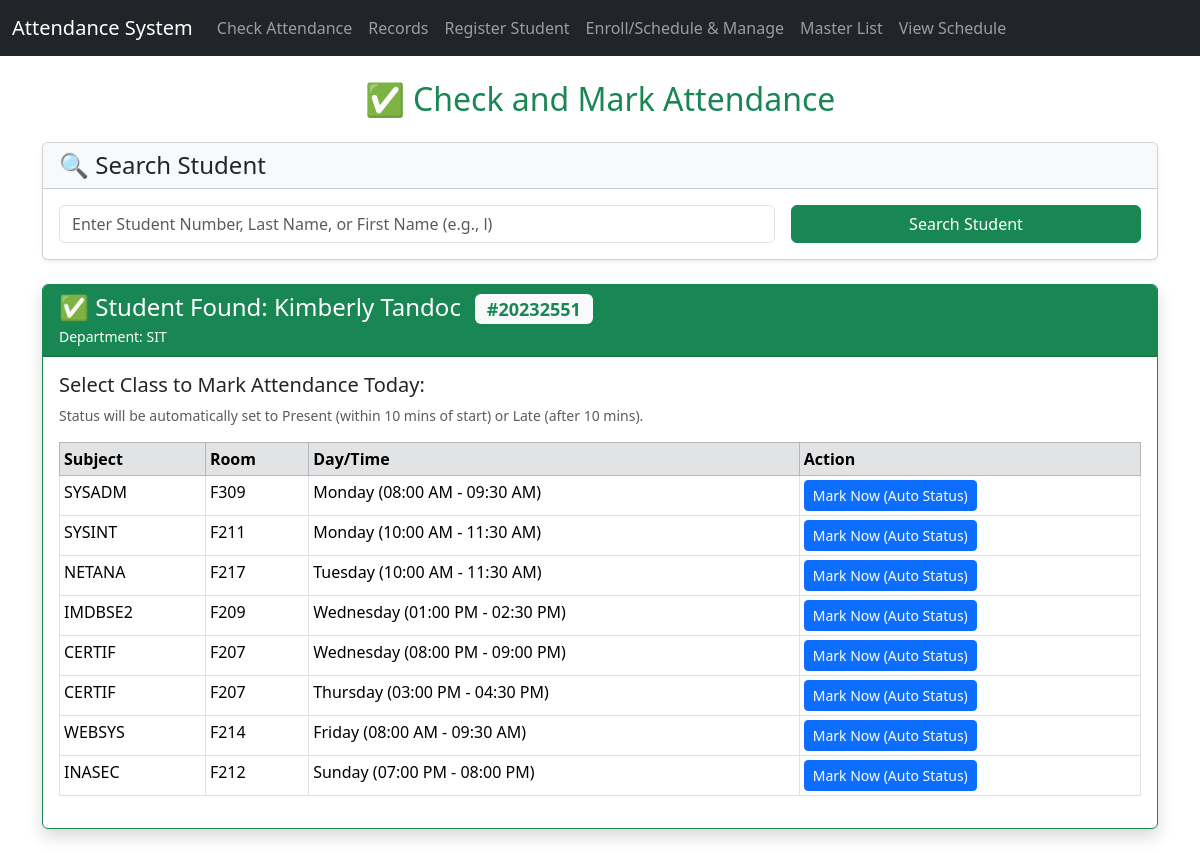
The app's page /mark_attendance.php?student_id=3 with its own data.
### tables this page shows
CREATE TABLE `student` (
  `ID` int(11) NOT NULL,
  `StudentNumber` varchar(50) DEFAULT NULL,
  `DepartmentID` int(11) DEFAULT NULL,
  `FirstName` varchar(50) DEFAULT NULL,
  `MiddleName` varchar(50) DEFAULT NULL,
  `LastName` varchar(50) DEFAULT NULL,
  `Suffix` varchar(10) DEFAULT NULL,
  `DateOfBirth` date DEFAULT NULL,
  `Sex` varchar(10) DEFAULT NULL,
  `YearLevel` int(11) DEFAULT NULL,
  `HouseNo` varchar(20) DEFAULT NULL,
  `Street` varchar(100) DEFAULT NULL,
  `Barangay` varchar(100) DEFAULT NULL,
  `Municipality` varchar(100) DEFAULT NULL,
  `Province` varchar(100) DEFAULT NULL,
  `Country` varchar(100) DEFAULT NULL,
  `ZIPCode` varchar(10) DEFAULT NULL
);

CREATE TABLE `department` (
  `DepartmentID` int(11) NOT NULL,
  `DepartmentName` varchar(100) NOT NULL
);

CREATE TABLE `student_subject_schedule` (
  `StudentScheduleID` int(11) NOT NULL,
  `StudentID` int(11) NOT NULL,
  `SubjectID` int(11) NOT NULL,
  `RoomID` int(11) NOT NULL,
  `DayOfWeek` enum('Monday','Tuesday','Wednesday','Thursday','Friday','Saturday','Sunday') NOT NULL,
  `StartTime` time NOT NULL,
  `EndTime` time NOT NULL
);

CREATE TABLE `subject` (
  `SubjectID` int(11) NOT NULL,
  `SubjectName` varchar(100) NOT NULL
);

CREATE TABLE `room` (
  `RoomID` int(11) NOT NULL,
  `RoomName` varchar(100) NOT NULL
);

### mark_attendance.php (the view, shortened to what this page needs)
<?php
require_once 'db_connect.php';
$search_term = $_GET['search'] ?? '';
$selected_student_id = $_GET['student_id'] ?? '';
$student = null;
$student_results = null;
if (!empty($selected_student_id)) {
    $sid = $conn->real_escape_string($selected_student_id);
    $student_sql = "SELECT s.*, d.DepartmentName
                    FROM student s
                    LEFT JOIN department d ON s.DepartmentID = d.DepartmentID
                    WHERE s.ID = '$sid'";
    $student_res = $conn->query($student_sql);
    $student = $student_res->fetch_assoc();
}
?>
<!DOCTYPE html>
<html lang="en">
<head>
    <link href="https://cdn.jsdelivr.net/npm/bootstrap@5.3.3/dist/css/bootstrap.min.css" rel="stylesheet">
</head>
<body>
    <?php include 'navbar.php'; ?>
    <div class="container mt-4">
        <h2 class="mb-4 text-center text-success">✅ Check and Mark Attendance</h2>
        <div class="card shadow-sm mb-4">
            <div class="card-header bg-light">
                <h4 class="mb-0">🔍 Search Student</h4>
            </div>
            <div class="card-body">
                <form method="GET" class="row g-3 align-items-center">
                    <div class="col-md-8">
                        <input type="text" class="form-control" name="search" placeholder="Enter Student Number, Last Name, or First Name (e.g., l)" required value="<?php echo htmlspecialchars($search_term); ?>">
                    </div>
                    <div class="col-md-4">
                        <button type="submit" class="btn btn-success w-100">Search Student</button>
                    </div>
                </form>
            </div>
        </div>
        <?php
        if ($student_results && $student_results->num_rows > 1):
        ?>
            <div class="alert alert-info">Multiple students matched '<?php echo htmlspecialchars($search_term); ?>'. Please select the correct student below.</div>
            <div class="table-responsive shadow-sm rounded mb-4">
                <table class="table table-striped table-hover table-sm mb-0">
                    <thead class="table-dark">
                        <tr>
                            <th>Student No.</th>
                            <th>Name</th>
                            <th>Department</th>
                            <th>Action</th>
                        </tr>
                    </thead>
                    <tbody>
                        <?php while ($row = $student_results->fetch_assoc()): ?>
                            <tr>
                                <td><?php echo htmlspecialchars($row['StudentNumber']); ?></td>
                                <td><?php echo htmlspecialchars($row['LastName'] . ', ' . $row['FirstName']); ?></td>
                                <td><?php echo htmlspecialchars($row['DepartmentName'] ?? 'N/A'); ?></td>
                                <td>
                                    <form method="GET" style="display:inline;">
                                        <input type="hidden" name="search" value="<?php echo htmlspecialchars($search_term); ?>">
                                        <input type="hidden" name="student_id" value="<?php echo htmlspecialchars($row['ID']); ?>">
                                        <button type="submit" class="btn btn-sm btn-info">Select</button>
                                    </form>
                                </td>
                            </tr>
                        <?php endwhile; ?>
                    </tbody>
                </table>
            </div>
        <?php
        elseif ($student):
        ?>
            <div class="card mb-4 shadow border-success">
                <div class="card-header bg-success text-white">
                    <h4 class="mb-0">✅ Student Found: <?php echo htmlspecialchars($student['FirstName'] . ' ' . $student['LastName']); ?>
                        <small class="badge bg-light text-success ms-2">#<?php echo $student['StudentNumber'] ?? 'N/A'; ?></small>
                    </h4>
                    <small>Department: <?php echo htmlspecialchars($student['DepartmentName'] ?? 'N/A'); ?></small>
                </div>
                <div class="card-body">
                    <h5>Select Class to Mark Attendance Today:</h5>
                    <p class="text-muted small">Status will be automatically set to Present (within 10 mins of start) or Late (after 10 mins).</p>
                    <?php
                    $sql_sched = "SELECT sss.StudentScheduleID, sss.SubjectID, sub.SubjectName, sss.DayOfWeek, sss.StartTime, sss.EndTime, r.RoomName
                                    FROM student_subject_schedule sss
                                    JOIN subject sub ON sss.SubjectID = sub.SubjectID
                                    JOIN room r ON sss.RoomID = r.RoomID
                                    WHERE sss.StudentID = {$student['ID']}
                                    ORDER BY FIELD(sss.DayOfWeek, 'Monday', 'Tuesday', 'Wednesday', 'Thursday', 'Friday', 'Saturday', 'Sunday'), sss.StartTime ASC";
                    $schedules = $conn->query($sql_sched);
                    if ($schedules->num_rows > 0) {
                        echo "<div class='table-responsive'>";
                        echo "<table class='table table-bordered table-sm'>";
                        echo "<thead class='table-secondary'><tr><th>Subject</th><th>Room</th><th>Day/Time</th><th>Action</th></tr></thead>";
                        echo "<tbody>";
                        while ($row = $schedules->fetch_assoc()) {
                            $time_in_display = date("h:i A", strtotime($row['StartTime']));
                            $time_out_display = date("h:i A", strtotime($row['EndTime']));
                            echo "<tr>";
                            echo "<td>{$row['SubjectName']}</td>";
                            echo "<td>{$row['RoomName']}</td>";
                            echo "<td>{$row['DayOfWeek']} ({$time_in_display} - {$time_out_display})</td>";
                            echo "<td>
                                        <form method='POST' class='d-flex align-items-center'>
                                            <input type='hidden' name='schedule_id' value='{$row['StudentScheduleID']}'>
                                            <input type='hidden' name='subject_id' value='{$row['SubjectID']}'>
                                            <input type='hidden' name='search' value='{$student['StudentNumber']}'>
                                            <button type='submit' name='mark_attendance' class='btn btn-sm btn-primary text-nowrap'>Mark Now (Auto Status)</button>
                                        </form>
                                        </td>";
                            echo "</tr>";
                        }
                        echo "</tbody></table>";
                        echo "</div>";
                    } else {
                        echo "<div class='alert alert-warning'>No schedule found for this student.</div>";
                    }
                    ?>
                </div>
            </div>
        <?php
        elseif (!empty($search_term)):
        ?>
            <div class='alert alert-danger'>Student with number/name '<strong><?php echo htmlspecialchars($search_term); ?></strong>' not found. Please check the Student Number or name.</div>
        <?php endif; ?>
    </div>
</body>
</html>

### records on screen
student: FirstName+LastName "Kimberly Tandoc", StudentNumber "20232551", DepartmentID.DepartmentName "SIT"
student_subject_schedule: SubjectID.SubjectName "SYSADM", RoomID.RoomName "F309", DayOfWeek "Monday", StartTime "08:00 AM", EndTime "09:30 AM"
student_subject_schedule: SubjectID.SubjectName "SYSINT", RoomID.RoomName "F211", DayOfWeek "Monday", StartTime "10:00 AM", EndTime "11:30 AM"
student_subject_schedule: SubjectID.SubjectName "NETANA", RoomID.RoomName "F217", DayOfWeek "Tuesday", StartTime "10:00 AM", EndTime "11:30 AM"
student_subject_schedule: SubjectID.SubjectName "IMDBSE2", RoomID.RoomName "F209", DayOfWeek "Wednesday", StartTime "01:00 PM", EndTime "02:30 PM"
student_subject_schedule: SubjectID.SubjectName "CERTIF", RoomID.RoomName "F207", DayOfWeek "Wednesday", StartTime "08:00 PM", EndTime "09:00 PM"
student_subject_schedule: SubjectID.SubjectName "CERTIF", RoomID.RoomName "F207", DayOfWeek "Thursday", StartTime "03:00 PM", EndTime "04:30 PM"
student_subject_schedule: SubjectID.SubjectName "WEBSYS", RoomID.RoomName "F214", DayOfWeek "Friday", StartTime "08:00 AM", EndTime "09:30 AM"
student_subject_schedule: SubjectID.SubjectName "INASEC", RoomID.RoomName "F212", DayOfWeek "Sunday", StartTime "07:00 PM", EndTime "08:00 PM"
